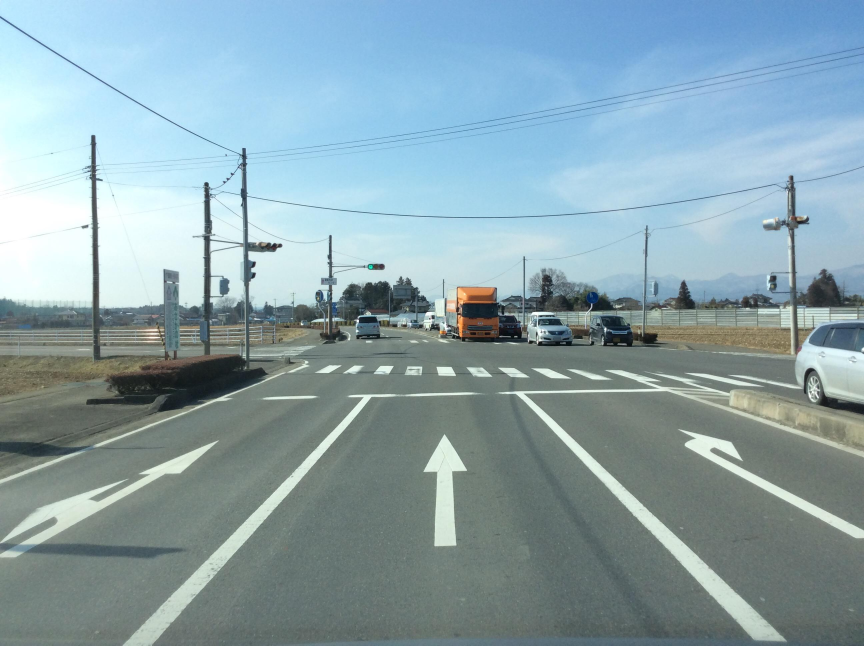
#> input picture test/0Pp2PrMc4pJHKifiv15woQ.jpg, 2592 x 1936 px (shown at 1/3 size)
$ python img2video_resized.py ../test out.png
#> lines starting #> are read from the running program, lines starting #| are printed output that depends on the picture
import os
import cv2
import argparse
import re
from tqdm import tqdm

def natural_sort_key(s):
    """按照自然排序方式对字符串进行排序（如：1, 2, 10 而不是 1, 10, 2）"""
    return [int(text) if text.isdigit() else text.lower() for text in re.split(r'(\d+)', s)]

def images_to_video(input_dir, output_path, fps=30, codec='XVID', extension=None, prefix=None):
    """
    将图像序列转换为视频文件

    参数:
        input_dir (str): 输入图像所在的目录
        output_path (str): 输出视频文件的路径
        fps (int): 视频的帧率
        codec (str): 视频编码器
        extension (str): 只处理指定扩展名的图像文件
        prefix (str): 只处理指定前缀的图像文件
    """
#> called with input_dir = '../test', output_path = 'out.png', fps = 10, codec = 'mp4v'
    # 获取目录中的所有图像文件
    valid_extensions = ('.jpg', '.jpeg', '.png', '.bmp')

    if extension:
        if not extension.startswith('.'):
            extension = '.' + extension
        valid_extensions = (extension.lower(),)

    image_files = [f for f in os.listdir(input_dir)
                  if f.lower().endswith(valid_extensions) and
                  (prefix is None or f.startswith(prefix))]

    if not image_files:
        print(f"错误: 在目录 {input_dir} 中没有找到符合条件的图像文件")
        return

    # 按照自然排序对文件名进行排序
    image_files.sort(key=natural_sort_key)
    # image_files = image_files[::4]

    print(f"找到 {len(image_files)} 个图像文件")

    # 读取第一张图像以获取尺寸信息
    first_image_path = os.path.join(input_dir, image_files[0])
    first_image = cv2.imread(first_image_path)
#> first_image is the input picture: shape (1936, 2592, 3); mean B, G, R 171.4, 163.6, 139.2
    if first_image is None:
        print(f"错误: 无法读取图像 {first_image_path}")
        return

    # height, width = first_image.shape[:2]
    target_width = 2560
    target_height = 1440

    # 创建视频写入器
    fourcc = cv2.VideoWriter_fourcc(*codec)
    video_writer = cv2.VideoWriter(output_path, fourcc, fps, (target_width, target_height))

    if not video_writer.isOpened():
        print(f"错误: 无法创建视频文件 {output_path}")
        return

    # 逐帧写入视频
    with tqdm(total=len(image_files), desc="生成视频") as pbar:
        for image_file in image_files:
            image_path = os.path.join(input_dir, image_file)
            image = cv2.imread(image_path)

            if image is None:
                print(f"警告: 无法读取图像 {image_path}，跳过")
                continue

            image = cv2.resize(image, (target_width, target_height))
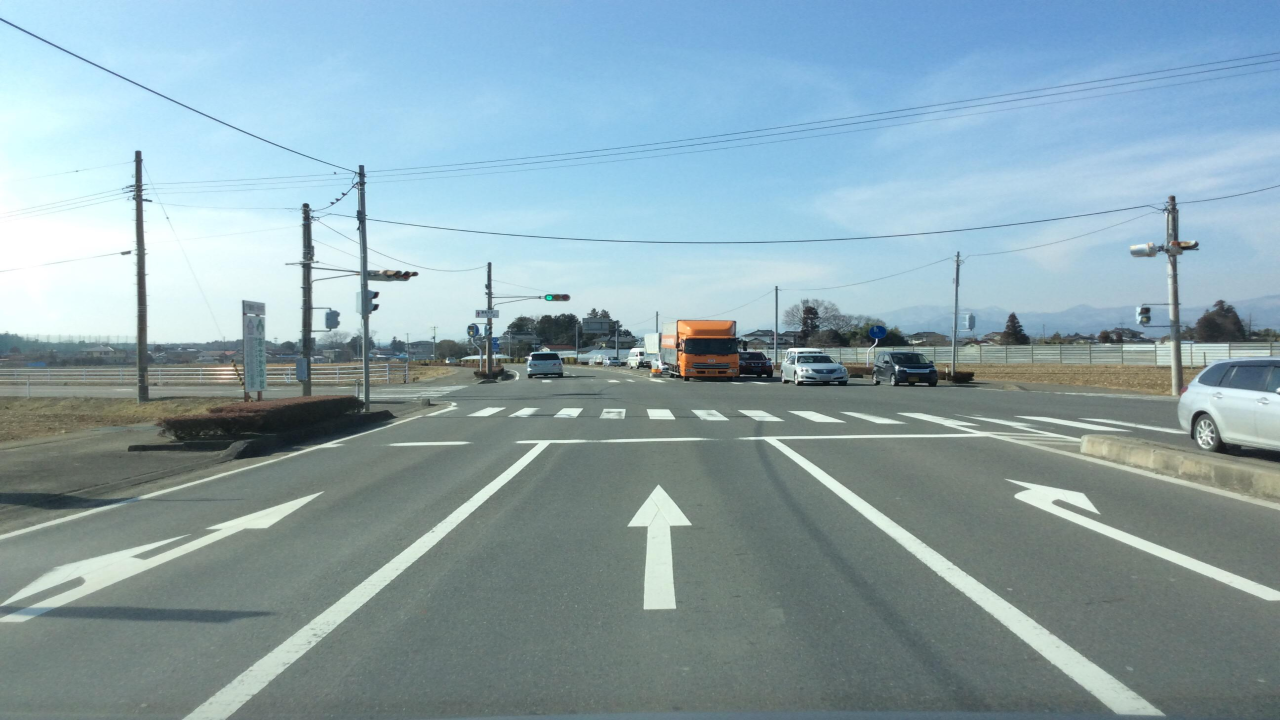
#> image: shape (1440, 2560, 3) (shown at 1/2 size); mean B, G, R 171.3, 163.5, 139.1

            video_writer.write(image)
            pbar.update(1)

    # 释放资源
    video_writer.release()

    print(f"完成! 视频已保存到 {output_path}")
    print(f"视频信息: {target_height}, {fps} fps, 编码器: {codec}")

def main():
    parser = argparse.ArgumentParser(description='将图像序列转换为视频')
    parser.add_argument('input_dir', type=str, help='输入图像所在的目录')
    parser.add_argument('output_path', type=str, help='输出视频文件的路径')
    parser.add_argument('--fps', type=int, default=10, help='视频的帧率，默认为30')
    parser.add_argument('--codec', type=str, default='mp4v', help='视频编码器，默认为XVID')
    parser.add_argument('--extension', type=str, default=None, help='只处理指定扩展名的图像文件')
    parser.add_argument('--prefix', type=str, default=None, help='只处理指定前缀的图像文件')

    args = parser.parse_args()

    images_to_video(
        args.input_dir,
        args.output_path,
        args.fps,
        args.codec,
        args.extension,
        args.prefix
    )

if __name__ == '__main__':
    main()
